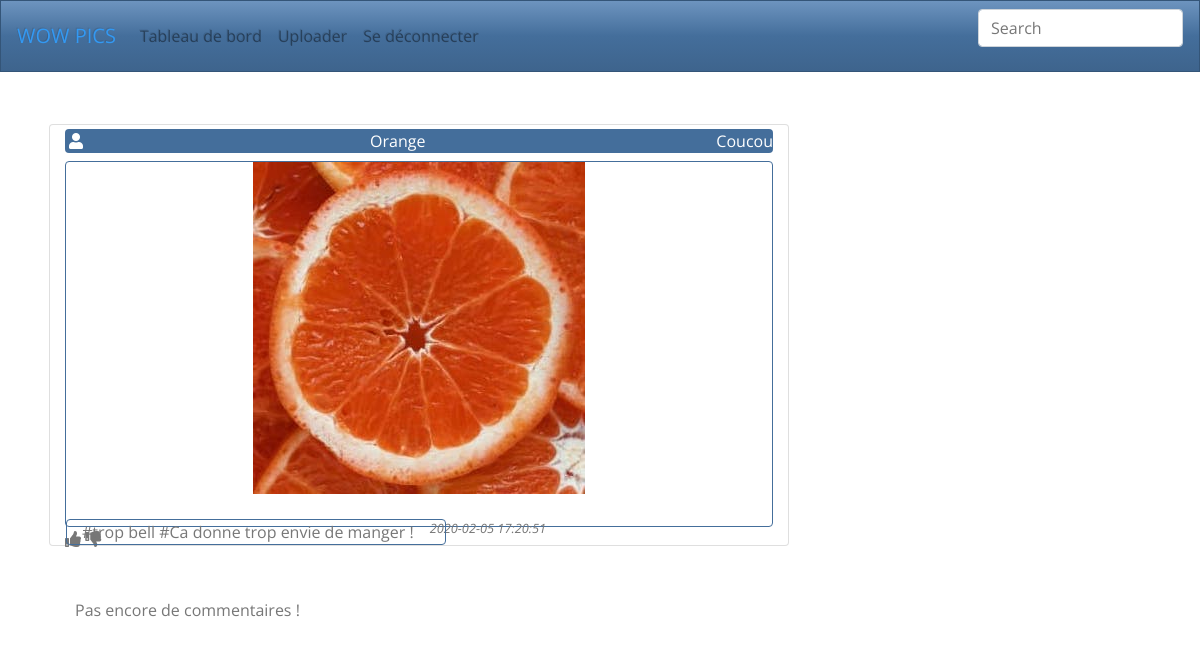
/v1.00/index.php?action=PagePicture&Picture=28 (signed in), run on the app's committed database.
### tables this page shows
CREATE TABLE `picture` (
  `idPicture` int(11) NOT NULL,
  `fileName` varchar(255) NOT NULL,
  `status` varchar(30) NOT NULL DEFAULT 'private',
  `link` varchar(255) NOT NULL,
  `tags` text NOT NULL,
  `dateUpload` datetime NOT NULL DEFAULT CURRENT_TIMESTAMP,
  `idUser` int(11) NOT NULL
);

### v1.00/AutoLoader.php (called while the page is built, shortened)
<?php
 class AutoLoader
 {
    static function autoLoad($className)
    {
        $directories = array("controller", "model", "view", "model/Entity", "model/EntityManager", "Helpers");
        foreach($directories as $directory)
        {
            $file = $directory .'\\' . $className . '.php';
        }
    }
 }

### v1.00/Model/Modele.php (called while the page is built, shortened)
<?php
Abstract class Modele
{
  protected function executeReq($req, $params = null)
  {
   $bdd = Database::getInstance() -> getConnection();
    if($params == null)
    {
      $res = $bdd->query($req);
    }
    else
    {
      $res = $bdd->prepare($req);
      $res->execute($params);
    }
    return $res;
  }
  function hydrate(array $donnees){
    foreach ($donnees as $key => $value ){
        $method = 'set'.ucfirst($key);
    }
  }
}

### v1.00/Model/EntityManager/PictureManager.php (called while the page is built, shortened)
<?php
class PictureManager extends Modele
{
    public function getPublicPicture($idPicture)
    {
        $req = "SELECT * from picture WHERE status='public' AND idPicture=?";
        $res = $this->executeReq($req,array($idPicture));
        $res = $res->fetch(PDO::FETCH_ASSOC);
        if($res !== false)
        {
            $picture = new Picture();
            $picture->hydrate($res);
            return $picture;
        }
        else {
            return false;
        }
    }
}

### v1.00/Model/Entity/Picture.php (called while the page is built, shortened)
<?php
class Picture extends Modele {
    private $filename;
    private $link;
    private $tags;
    private $dateUpload;
    public function setIdPicture($idPicture)
    {
        return $this;
    }
    public function getFilename()
    {
        return $this->filename;
    }
    public function setFilename($filename)
    {
        $this->filename = $filename;
        return $this;
    }
    public function setStatus($status)
    {
        return $this;
    }
    public function getLink()
    {
        return $this->link;
    }
    public function setLink($link)
    {
        $this->link = $link;
        return $this;
    }
    public function getTags()
    {
        return $this->tags;
    }
    public function setTags($tags)
    {
        $this->tags = $tags;
        return $this;
    }
    public function getDateUpload()
    {
        return $this->dateUpload;
    }
    public function setDateUpload($dateUpload)
    {
        $this->dateUpload = $dateUpload;
        return $this;
    }
    public function setIdUser($idUser)
    {
            return $this;
    }
}

### v1.00/Model/EntityManager/UserManager.php (called while the page is built, shortened)
<?php
class UserManager extends Modele
{
    public function getUser($id)
    {
        $req='SELECT login, password, email FROM user WHERE idUser=?';
        $res = $this->executeReq($req,array($id));
        $res2 = $res->fetch(PDO::FETCH_ASSOC);
        if($res2 != FALSE)
        {
            $user = new User();
            $user->hydrate($res2);
            return $user;
        }
        else
        {
            return false;
        }
    }
}

### v1.00/View/Picture.html.php (the view, shortened to what this page needs)
<main class="container mt-5">
<div class="col-md-3 col-lg-8">
    <div class="row">
        <div class="col-12 card m-1 pt-1">
            <div class="d-flex align-items-center text-white bg-primary rounded pl-1 ">
                <i class="fas fa-user"></i>
                <p class="mx-auto my-auto"><?php echo $picture->getFilename(); ?></p>
                <p class="my-auto pl-1"><?php echo $login ?></p>
            </div>
            <div>
                <div class="border border-primary rounded mt-2 pl-1 pr-1 w-100 h-100 text-center">
                    <img class="img-fluid" src="<?php echo $picture->getLink(); ?>" alt="picture"/>
                </div>
                <div>
                    <i class="fas fa-thumbs-up"></i>
                    <i class="fas fa-thumbs-down"></i>
                </div>
            </div>
            <div class="row">
                <div>
                    <p class="border border-primary rounded mt-2 ml-3 my-auto col-12"><?php $tags = $picture->getTags();
                                $tags = explode(",",$tags);
                                for($i = 0 ; $i <count($tags); $i++)
                                {
                                    echo '#'. $tags[$i] . " ";
                                }
                        ?>
                    </p>
                </div>
                <div class="font-italic text-right small">
                    <?php echo $picture->getDateUpload(); ?>
                </div>
            </div>
        </div>
    </div>
    <div class="container pt-5">
             <form method = "POST" action="index.php?action=Inscrire">
               <fieldset>
            <?php if($CommentCount > 0)
            {?>
               <legend  class="col-md-6 text-primary">Les commentaires : </legend>
               <div class="form group border rounded">
            <?php
                forEach($comments as $comment)
                { ?>
                    <div class ="col-12 overflow-auto">
                        <h5 class="font-weight-bold text text-primary"> <?php echo $comment['comment']->getTitle(); ?> </h5>
                        <p > <?php echo $comment['comment']->getContent(); ?></p>
                        <p class="font-italic text-right small"> Posté par <?php echo $comment['userComment']; ?> le <?php echo $comment['comment']->getDateComment(); ?></p>
                    </div>
            <?php }
            }
                else
                    {echo "<p> Pas encore de commentaires ! </p>";} ?>
    </div>
</div>
</main>

### data on the page
picture: fileName "Orange", link (picture), tags "trop bell", tags "Ca donne trop envie de manger !", dateUpload "2020-02-05 17:20:51"

### other printed values
$login "Coucou"
